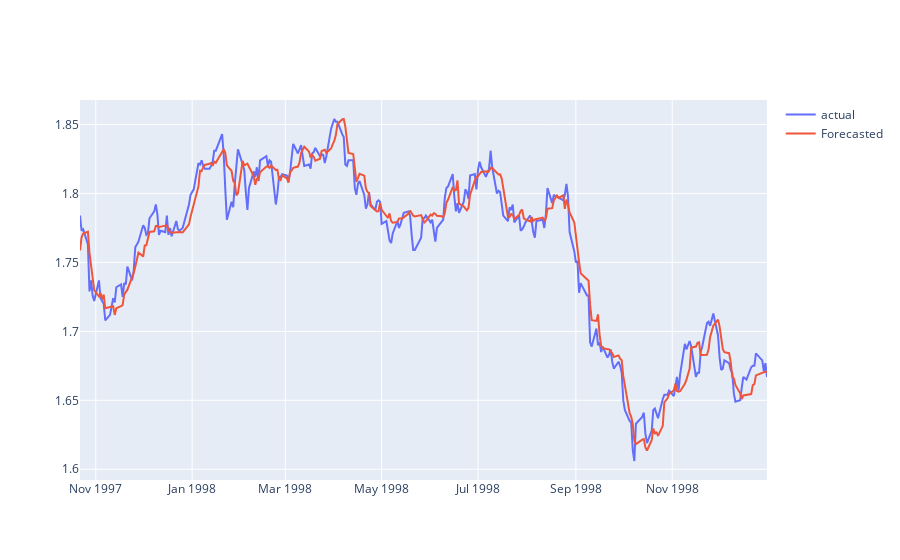

Here is the notebook cell this chart was saved with:
### Code cell
pred=pd.Series(y_pred, index=Y_test.index)
import plotly.graph_objects as go
fig = go.Figure()
fig.add_trace(go.Scatter(x=Y_test.index, y=Y_test.values, mode='lines', name='actual '))
fig.add_trace(go.Scatter(x=pred.index, y=pred.values, mode='lines', name='Forecasted'))

### Figure 1 — Plotly figure (JSON) as saved in the notebook; plotly's stock layout.template omitted (floating-point values rounded to 4 significant figures; data arrays with more than 128 entries replaced by an {"elided": "..."} marker saying what was removed)
{"data": [{"mode": "lines", "name": "actual ", "type": "scatter", "x": {"elided": "300 str values"}, "y": {"elided": "300 float values"}}, {"mode": "lines", "name": "Forecasted", "type": "scatter", "x": {"elided": "300 str values"}, "y": {"elided": "300 float values"}}], "layout": {}}
